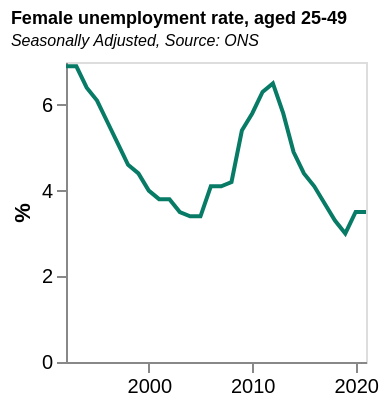

The Vega-Lite source for this figure:
### Vega-Lite specification from a JSON file in a GitHub repository (floating-point values rounded to 4 significant figures)
{"$schema": "https://vega.github.io/schema/vega-lite/v5.json", "data": {"values": [{"date": "1992", "label": "1992", "month": "", "quarter": "", "sourceDataset": "LMS", "updateDate": "2015-10-13T23:00:00.000Z", "value": "6.9", "year": "1992"}, {"date": "1993", "label": "1993", "month": "", "quarter": "", "sourceDataset": "LMS", "updateDate": "2015-10-13T23:00:00.000Z", "value": "6.9", "year": "1993"}, {"date": "1994", "label": "1994", "month": "", "quarter": "", "sourceDataset": "LMS", "updateDate": "2015-10-13T23:00:00.000Z", "value": "6.4", "year": "1994"}, {"date": "1995", "label": "1995", "month": "", "quarter": "", "sourceDataset": "LMS", "updateDate": "2015-10-13T23:00:00.000Z", "value": "6.1", "year": "1995"}, {"date": "1996", "label": "1996", "month": "", "quarter": "", "sourceDataset": "LMS", "updateDate": "2015-10-13T23:00:00.000Z", "value": "5.6", "year": "1996"}, {"date": "1997", "label": "1997", "month": "", "quarter": "", "sourceDataset": "LMS", "updateDate": "2015-10-13T23:00:00.000Z", "value": "5.1", "year": "1997"}, {"date": "1998", "label": "1998", "month": "", "quarter": "", "sourceDataset": "LMS", "updateDate": "2015-10-13T23:00:00.000Z", "value": "4.6", "year": "1998"}, {"date": "1999", "label": "1999", "month": "", "quarter": "", "sourceDataset": "LMS", "updateDate": "2015-10-13T23:00:00.000Z", "value": "4.4", "year": "1999"}, {"date": "2000", "label": "2000", "month": "", "quarter": "", "sourceDataset": "LMS", "updateDate": "2015-10-13T23:00:00.000Z", "value": "4.0", "year": "2000"}, {"date": "2001", "label": "2001", "month": "", "quarter": "", "sourceDataset": "LMS", "updateDate": "2015-10-13T23:00:00.000Z", "value": "3.8", "year": "2001"}, {"date": "2002", "label": "2002", "month": "", "quarter": "", "sourceDataset": "LMS", "updateDate": "2015-10-13T23:00:00.000Z", "value": "3.8", "year": "2002"}, {"date": "2003", "label": "2003", "month": "", "quarter": "", "sourceDataset": "LMS", "updateDate": "2015-10-13T23:00:00.000Z", "value": "3.5", "year": "2003"}, {"date": "2004", "label": "2004", "month": "", "quarter": "", "sourceDataset": "LMS", "updateDate": "2015-10-13T23:00:00.000Z", "value": "3.4", "year": "2004"}, {"date": "2005", "label": "2005", "month": "", "quarter": "", "sourceDataset": "LMS", "updateDate": "2015-10-13T23:00:00.000Z", "value": "3.4", "year": "2005"}, {"date": "2006", "label": "2006", "month": "", "quarter": "", "sourceDataset": "LMS", "updateDate": "2015-10-13T23:00:00.000Z", "value": "4.1", "year": "2006"}, {"date": "2007", "label": "2007", "month": "", "quarter": "", "sourceDataset": "LMS", "updateDate": "2015-10-13T23:00:00.000Z", "value": "4.1", "year": "2007"}, {"date": "2008", "label": "2008", "month": "", "quarter": "", "sourceDataset": "LMS", "updateDate": "2015-10-13T23:00:00.000Z", "value": "4.2", "year": "2008"}, {"date": "2009", "label": "2009", "month": "", "quarter": "", "sourceDataset": "LMS", "updateDate": "2015-10-13T23:00:00.000Z", "value": "5.4", "year": "2009"}, {"date": "2010", "label": "2010", "month": "", "quarter": "", "sourceDataset": "LMS", "updateDate": "2015-10-13T23:00:00.000Z", "value": "5.8", "year": "2010"}, {"date": "2011", "label": "2011", "month": "", "quarter": "", "sourceDataset": "LMS", "updateDate": "2015-10-13T23:00:00.000Z", "value": "6.3", "year": "2011"}, {"date": "2012", "label": "2012", "month": "", "quarter": "", "sourceDataset": "LMS", "updateDate": "2015-10-13T23:00:00.000Z", "value": "6.5", "year": "2012"}, {"date": "2013", "label": "2013", "month": "", "quarter": "", "sourceDataset": "LMS", "updateDate": "2015-10-13T23:00:00.000Z", "value": "5.8", "year": "2013"}, {"date": "2014", "label": "2014", "month": "", "quarter": "", "sourceDataset": "LMS", "updateDate": "2015-10-13T23:00:00.000Z", "value": "4.9", "year": "2014"}, {"date": "2015", "label": "2015", "month": "", "quarter": "", "sourceDataset": "LMS", "updateDate": "2016-03-16T09:30:00.000Z", "value": "4.4", "year": "2015"}, {"date": "2016", "label": "2016", "month": "", "quarter": "", "sourceDataset": "LMS", "updateDate": "2017-02-15T00:00:00.000Z", "value": "4.1", "year": "2016"}, {"date": "2017", "label": "2017", "month": "", "quarter": "", "sourceDataset": "LMS", "updateDate": "2018-02-21T00:00:00.000Z", "value": "3.7", "year": "2017"}, {"date": "2018", "label": "2018", "month": "", "quarter": "", "sourceDataset": "LMS", "updateDate": "2019-02-19T00:00:00.000Z", "value": "3.3", "year": "2018"}, {"date": "2019", "label": "2019", "month": "", "quarter": "", "sourceDataset": "LMS", "updateDate": "2020-02-18T00:00:00.000Z", "value": "3.0", "year": "2019"}, {"date": "2020", "label": "2020", "month": "", "quarter": "", "sourceDataset": "LMS", "updateDate": "2021-07-14T23:00:00.000Z", "value": "3.5", "year": "2020"}, {"date": "2021", "label": "2021", "month": "", "quarter": "", "sourceDataset": "LMS", "updateDate": "2022-02-15T00:00:00.000Z", "value": "3.5", "year": "2021"}], "format": {"parse": {"date": "date"}}}, "title": {"text": "Female unemployment rate, aged 25-49", "fontSize": 9, "subtitle": "Seasonally Adjusted, Source: ONS", "subtitleFontStyle": "italic", "subtitleFontSize": 8, "anchor": "start", "color": "black"}, "width": 150, "height": 150, "mark": {"type": "line", "color": "rgb(8,123,102"}, "encoding": {"x": {"field": "date", "type": "temporal", "axis": {"grid": false}, "title": ""}, "y": {"field": "value", "type": "quantitative", "axis": {"grid": false}, "title": "%"}}}
